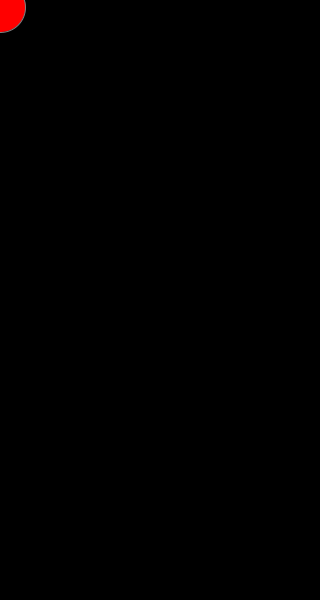
Frame 1 (no input)
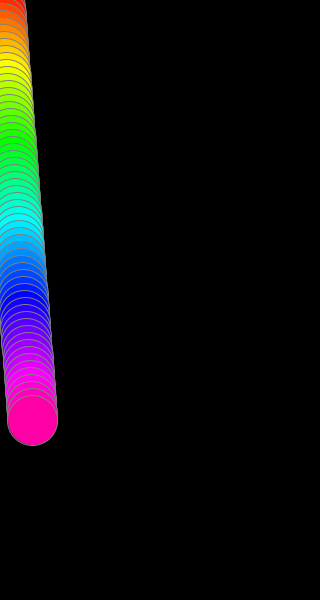
Frame 60 (the mouse pressed at the canvas centre just before this capture)
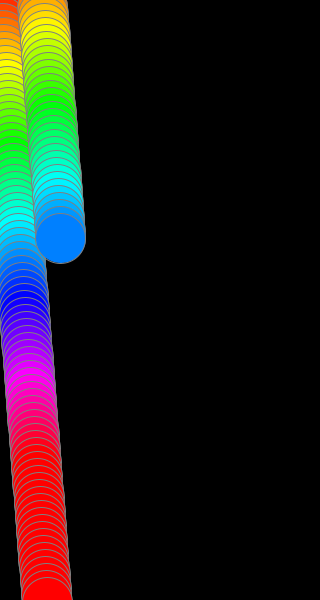
Frame 120 (the mouse held since frame 60 and released just before this capture)

The Processing sketch that drew these frames (run headless with seeded random() and noise(); from frame 60 on, the mouse is pressed at the canvas centre):

// Processing sketch: Exercise5
// ── Exercise5.pde
float y=0;
float x=0;

void settings(){
    size(320,600);
}

void setup(){
    background(0);
    colorMode(HSB, 500,99,99);
    stroke(0,0,50);
}

void draw(){
  fill(y+x,99,99);

  y+=7;
  x+=0.55;

  ellipse(x,y,50,50);
  if(y>height){
    y=0;
    x-=5;
  }
}
